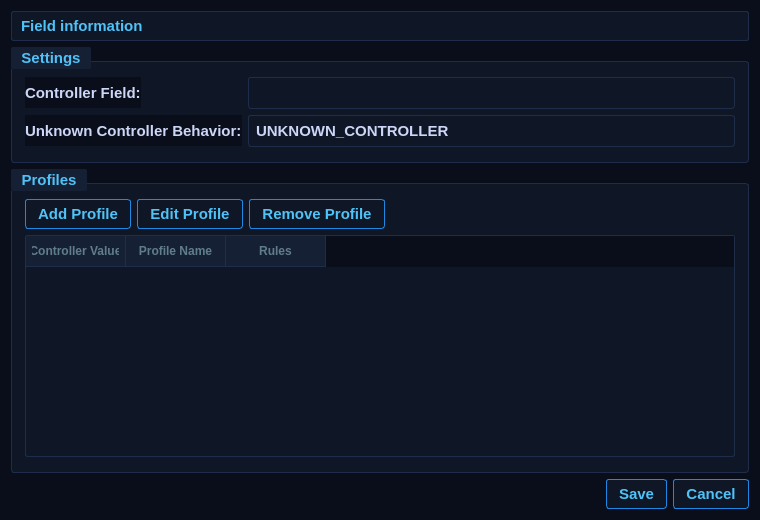
<?xml version="1.0" encoding="UTF-8"?>
<ui version="4.0">
 <class>ConditionalBitfieldDecoderDialog</class>
 <widget class="QDialog" name="ConditionalBitfieldDecoderDialog">
  <property name="geometry"><rect><x>0</x><y>0</y><width>760</width><height>520</height></rect></property>
  <property name="windowTitle"><string>Conditional Bitfield Decoder</string></property>
  <property name="styleSheet"><string>QWidget{font-family:&quot;Bahnschrift&quot;,&quot;Arial Narrow&quot;,Arial;font-size:11pt;font-weight:600;color:#ccd6f6;background-color:#0a0e1a;}QDialog{background-color:#0a0e1a;}QGroupBox{background-color:#0f1626;border:1px solid #1e2d4a;border-radius:3px;margin-top:14px;padding:6px 4px;}QGroupBox::title{subcontrol-origin:margin;subcontrol-position:top left;padding:2px 8px;color:#4fc3f7;background-color:#162035;border-radius:2px;font-weight:700;}QComboBox{background-color:#0f1626;border:1px solid #1e2d4a;border-radius:3px;padding:5px 7px;color:#ccd6f6;selection-background-color:#1c3a6e;}QComboBox:focus{border:1px solid #1e88e5;}QComboBox::drop-down{border:none;}QPushButton{background-color:#0f1626;border:1px solid #1e88e5;border-radius:3px;padding:5px 12px;color:#4fc3f7;font-weight:700;}QPushButton:hover{background-color:#1c3a6e;color:#ffffff;}QPushButton:pressed{background-color:#1565c0;}QTableWidget{background-color:#0f1626;alternate-background-color:#0c1220;gridline-color:#1a2540;border:1px solid #1e2d4a;border-radius:2px;selection-background-color:#1c3a6e;selection-color:#e8f0fe;}QHeaderView::section{background-color:#162035;color:#607d8b;border:0px;border-right:1px solid #1e2d4a;border-bottom:1px solid #1e2d4a;padding:4px 6px;font-weight:700;font-size:9pt;}QScrollBar:vertical{background:#0a0e1a;width:6px;border-radius:3px;}QScrollBar::handle:vertical{background:#1e2d4a;border-radius:3px;}QScrollBar::handle:vertical:hover{background:#1e88e5;}QScrollBar::add-line,QScrollBar::sub-line{width:0;height:0;}QLabel#lblInfo{color:#4fc3f7;background-color:#0f1626;border:1px solid #1e2d4a;border-radius:2px;padding:5px;}</string></property>
  <layout class="QVBoxLayout" name="mainLayout">
   <item><widget class="QLabel" name="lblInfo"><property name="text"><string>Field information</string></property><property name="wordWrap"><bool>true</bool></property></widget></item>
   <item>
    <widget class="QGroupBox" name="settingsGroup">
     <property name="title"><string>Settings</string></property>
     <layout class="QFormLayout" name="settingsFormLayout">
      <item row="0" column="0"><widget class="QLabel" name="lblController"><property name="text"><string>Controller Field:</string></property></widget></item>
      <item row="0" column="1"><widget class="QComboBox" name="cmbControllerField"/></item>
      <item row="1" column="0"><widget class="QLabel" name="lblUnknown"><property name="text"><string>Unknown Controller Behavior:</string></property></widget></item>
      <item row="1" column="1"><widget class="QComboBox" name="cmbUnknownBehavior"><item><property name="text"><string>UNKNOWN_CONTROLLER</string></property></item><item><property name="text"><string>BLANK</string></property></item></widget></item>
     </layout>
    </widget>
   </item>
   <item>
    <widget class="QGroupBox" name="profileGroup">
     <property name="title"><string>Profiles</string></property>
     <layout class="QVBoxLayout" name="profileLayout">
      <item>
       <layout class="QHBoxLayout" name="profileButtonLayout">
        <item><widget class="QPushButton" name="btnAddProfile"><property name="text"><string>Add Profile</string></property></widget></item>
        <item><widget class="QPushButton" name="btnEditProfile"><property name="text"><string>Edit Profile</string></property></widget></item>
        <item><widget class="QPushButton" name="btnRemoveProfile"><property name="text"><string>Remove Profile</string></property></widget></item>
        <item><spacer name="profileButtonStretch"><property name="orientation"><enum>Qt::Horizontal</enum></property><property name="sizeHint" stdset="0"><size><width>40</width><height>20</height></size></property></spacer></item>
       </layout>
      </item>
      <item>
       <widget class="QTableWidget" name="tblProfiles">
        <property name="alternatingRowColors"><bool>true</bool></property>
        <property name="selectionBehavior"><enum>QAbstractItemView::SelectRows</enum></property>
        <property name="selectionMode"><enum>QAbstractItemView::SingleSelection</enum></property>
        <property name="editTriggers"><set>QAbstractItemView::NoEditTriggers</set></property>
        <property name="minimumSize"><size><width>0</width><height>180</height></size></property>
        <column><property name="text"><string>Controller Value</string></property></column>
        <column><property name="text"><string>Profile Name</string></property></column>
        <column><property name="text"><string>Rules</string></property></column>
       </widget>
      </item>
     </layout>
    </widget>
   </item>
   <item><widget class="QDialogButtonBox" name="buttonBox"><property name="orientation"><enum>Qt::Horizontal</enum></property><property name="standardButtons"><set>QDialogButtonBox::Cancel|QDialogButtonBox::Save</set></property></widget></item>
  </layout>
 </widget>
 <resources/>
 <connections/>
</ui>
